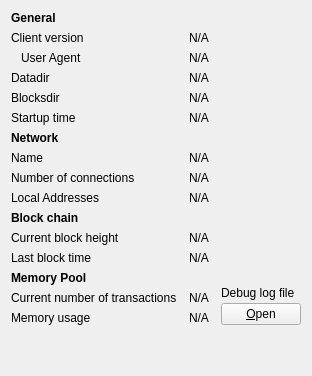
     <widget class="QWidget" name="tab_info">
      <attribute name="title">
       <string>&amp;Information</string>
      </attribute>
      <layout class="QGridLayout" name="gridLayout" columnstretch="0,1,0">
       <property name="horizontalSpacing">
        <number>12</number>
       </property>
       <item row="0" column="0">
        <widget class="QLabel" name="label_9">
         <property name="font">
          <font>
           <weight>75</weight>
           <bold>true</bold>
          </font>
         </property>
         <property name="text">
          <string>General</string>
         </property>
        </widget>
       </item>
       <item row="1" column="0">
        <widget class="QLabel" name="label_6">
         <property name="text">
          <string>Client version</string>
         </property>
        </widget>
       </item>
       <item row="1" column="1" colspan="2">
        <widget class="QLabel" name="clientVersion">
         <property name="cursor">
          <cursorShape>IBeamCursor</cursorShape>
         </property>
         <property name="text">
          <string>N/A</string>
         </property>
         <property name="textFormat">
          <enum>Qt::PlainText</enum>
         </property>
         <property name="textInteractionFlags">
          <set>Qt::LinksAccessibleByMouse|Qt::TextSelectableByKeyboard|Qt::TextSelectableByMouse</set>
         </property>
        </widget>
       </item>
       <item row="2" column="0">
        <widget class="QLabel" name="labelClientUserAgent">
         <property name="text">
          <string>User Agent</string>
         </property>
         <property name="indent">
          <number>10</number>
         </property>
        </widget>
       </item>
       <item row="2" column="1" colspan="2">
        <widget class="QLabel" name="clientUserAgent">
         <property name="cursor">
          <cursorShape>IBeamCursor</cursorShape>
         </property>
         <property name="text">
          <string>N/A</string>
         </property>
         <property name="textFormat">
          <enum>Qt::PlainText</enum>
         </property>
         <property name="textInteractionFlags">
          <set>Qt::LinksAccessibleByMouse|Qt::TextSelectableByKeyboard|Qt::TextSelectableByMouse</set>
         </property>
        </widget>
       </item>
       <item row="3" column="0">
        <widget class="QLabel" name="label_12">
         <property name="text">
          <string>Datadir</string>
         </property>
        </widget>
       </item>
       <item row="3" column="1" colspan="2">
        <widget class="QLabel" name="dataDir">
         <property name="cursor">
          <cursorShape>IBeamCursor</cursorShape>
         </property>
         <property name="toolTip">
          <string>To specify a non-default location of the data directory use the '%1' option.</string>
         </property>
         <property name="text">
          <string>N/A</string>
         </property>
         <property name="textFormat">
          <enum>Qt::PlainText</enum>
         </property>
         <property name="wordWrap">
          <bool>true</bool>
         </property>
         <property name="textInteractionFlags">
          <set>Qt::LinksAccessibleByMouse|Qt::TextSelectableByKeyboard|Qt::TextSelectableByMouse</set>
         </property>
        </widget>
       </item>
       <item row="4" column="0">
        <widget class="QLabel" name="label_11">
         <property name="text">
          <string>Blocksdir</string>
         </property>
        </widget>
       </item>
       <item row="4" column="1" colspan="2">
        <widget class="QLabel" name="blocksDir">
         <property name="cursor">
          <cursorShape>IBeamCursor</cursorShape>
         </property>
         <property name="toolTip">
          <string>To specify a non-default location of the blocks directory use the '%1' option.</string>
         </property>
         <property name="text">
          <string>N/A</string>
         </property>
         <property name="textFormat">
          <enum>Qt::PlainText</enum>
         </property>
         <property name="wordWrap">
          <bool>true</bool>
         </property>
         <property name="textInteractionFlags">
          <set>Qt::LinksAccessibleByMouse|Qt::TextSelectableByKeyboard|Qt::TextSelectableByMouse</set>
         </property>
        </widget>
       </item>
       <item row="5" column="0">
        <widget class="QLabel" name="label_13">
         <property name="text">
          <string>Startup time</string>
         </property>
        </widget>
       </item>
       <item row="5" column="1" colspan="2">
        <widget class="QLabel" name="startupTime">
         <property name="cursor">
          <cursorShape>IBeamCursor</cursorShape>
         </property>
         <property name="text">
          <string>N/A</string>
         </property>
         <property name="textFormat">
          <enum>Qt::PlainText</enum>
         </property>
         <property name="textInteractionFlags">
          <set>Qt::LinksAccessibleByMouse|Qt::TextSelectableByKeyboard|Qt::TextSelectableByMouse</set>
         </property>
        </widget>
       </item>
       <item row="6" column="0">
        <widget class="QLabel" name="labelNetwork">
         <property name="font">
          <font>
           <weight>75</weight>
           <bold>true</bold>
          </font>
         </property>
         <property name="text">
          <string>Network</string>
         </property>
        </widget>
       </item>
       <item row="7" column="0">
        <widget class="QLabel" name="label_8">
         <property name="text">
          <string>Name</string>
         </property>
        </widget>
       </item>
       <item row="7" column="1" colspan="2">
        <widget class="QLabel" name="networkName">
         <property name="cursor">
          <cursorShape>IBeamCursor</cursorShape>
         </property>
         <property name="text">
          <string>N/A</string>
         </property>
         <property name="textFormat">
          <enum>Qt::PlainText</enum>
         </property>
         <property name="textInteractionFlags">
          <set>Qt::LinksAccessibleByMouse|Qt::TextSelectableByKeyboard|Qt::TextSelectableByMouse</set>
         </property>
        </widget>
       </item>
       <item row="8" column="0">
        <widget class="QLabel" name="label_7">
         <property name="text">
          <string>Number of connections</string>
         </property>
        </widget>
       </item>
       <item row="8" column="1" colspan="2">
        <widget class="QLabel" name="numberOfConnections">
         <property name="cursor">
          <cursorShape>IBeamCursor</cursorShape>
         </property>
         <property name="text">
          <string>N/A</string>
         </property>
         <property name="textFormat">
          <enum>Qt::PlainText</enum>
         </property>
         <property name="textInteractionFlags">
          <set>Qt::LinksAccessibleByMouse|Qt::TextSelectableByKeyboard|Qt::TextSelectableByMouse</set>
         </property>
        </widget>
       </item>
       <item row="9" column="0">
        <widget class="QLabel" name="label_14">
         <property name="text">
          <string>Local Addresses</string>
         </property>
        </widget>
       </item>
       <item row="9" column="1" colspan="2">
        <widget class="QLabel" name="localAddresses">
         <property name="cursor">
          <cursorShape>IBeamCursor</cursorShape>
         </property>
         <property name="wordWrap">
              <bool>true</bool>
         </property>
         <property name="sizePolicy">
           <sizepolicy hsizetype="Preferred" vsizetype="Minimum">
            <horstretch>0</horstretch>
            <verstretch>0</verstretch>
           </sizepolicy>
         </property>
         <property name="text">
          <string notr="true">N/A</string>
         </property>
         <property name="textFormat">
          <enum>Qt::PlainText</enum>
         </property>
         <property name="textInteractionFlags">
          <set>Qt::LinksAccessibleByMouse|Qt::TextSelectableByKeyboard|Qt::TextSelectableByMouse</set>
         </property>
         <property name="toolTip">
          <string>Network addresses that your PQCH node is currently using to communicate with other nodes.</string>
         </property>
        </widget>
       </item>
       <item row="10" column="0">
        <widget class="QLabel" name="label_10">
         <property name="font">
          <font>
           <weight>75</weight>
           <bold>true</bold>
          </font>
         </property>
         <property name="text">
          <string>Block chain</string>
         </property>
        </widget>
       </item>
       <item row="11" column="0">
        <widget class="QLabel" name="label_3">
         <property name="text">
          <string>Current block height</string>
         </property>
        </widget>
       </item>
       <item row="11" column="1" colspan="2">
        <widget class="QLabel" name="numberOfBlocks">
         <property name="cursor">
          <cursorShape>IBeamCursor</cursorShape>
         </property>
         <property name="text">
          <string>N/A</string>
         </property>
         <property name="textFormat">
          <enum>Qt::PlainText</enum>
         </property>
         <property name="textInteractionFlags">
          <set>Qt::LinksAccessibleByMouse|Qt::TextSelectableByKeyboard|Qt::TextSelectableByMouse</set>
         </property>
        </widget>
       </item>
       <item row="12" column="0">
        <widget class="QLabel" name="labelLastBlockTime">
         <property name="text">
          <string>Last block time</string>
         </property>
        </widget>
       </item>
       <item row="12" column="1" colspan="2">
        <widget class="QLabel" name="lastBlockTime">
         <property name="cursor">
          <cursorShape>IBeamCursor</cursorShape>
         </property>
         <property name="text">
          <string>N/A</string>
         </property>
         <property name="textFormat">
          <enum>Qt::PlainText</enum>
         </property>
         <property name="textInteractionFlags">
          <set>Qt::LinksAccessibleByMouse|Qt::TextSelectableByKeyboard|Qt::TextSelectableByMouse</set>
         </property>
        </widget>
       </item>
       <item row="13" column="0">
        <widget class="QLabel" name="labelMempoolTitle">
         <property name="font">
          <font>
           <weight>75</weight>
           <bold>true</bold>
          </font>
         </property>
         <property name="text">
          <string>Memory Pool</string>
         </property>
        </widget>
       </item>
       <item row="14" column="0">
        <widget class="QLabel" name="labelNumberOfTransactions">
         <property name="text">
          <string>Current number of transactions</string>
         </property>
        </widget>
       </item>
       <item row="14" column="1">
        <widget class="QLabel" name="mempoolNumberTxs">
         <property name="cursor">
          <cursorShape>IBeamCursor</cursorShape>
         </property>
         <property name="text">
          <string>N/A</string>
         </property>
         <property name="textFormat">
          <enum>Qt::PlainText</enum>
         </property>
         <property name="textInteractionFlags">
          <set>Qt::LinksAccessibleByMouse|Qt::TextSelectableByKeyboard|Qt::TextSelectableByMouse</set>
         </property>
        </widget>
       </item>
       <item row="15" column="0">
        <widget class="QLabel" name="labelMemoryUsage">
         <property name="text">
          <string>Memory usage</string>
         </property>
        </widget>
       </item>
       <item row="15" column="1">
        <widget class="QLabel" name="mempoolSize">
         <property name="cursor">
          <cursorShape>IBeamCursor</cursorShape>
         </property>
         <property name="text">
          <string>N/A</string>
         </property>
         <property name="textFormat">
          <enum>Qt::PlainText</enum>
         </property>
         <property name="textInteractionFlags">
          <set>Qt::LinksAccessibleByMouse|Qt::TextSelectableByKeyboard|Qt::TextSelectableByMouse</set>
         </property>
        </widget>
       </item>
       <item row="13" column="2" rowspan="3">
        <layout class="QVBoxLayout" name="verticalLayoutDebugButton">
         <property name="spacing">
          <number>3</number>
         </property>
         <item>
          <spacer name="verticalSpacer_2">
           <property name="orientation">
            <enum>Qt::Vertical</enum>
           </property>
           <property name="sizeHint" stdset="0">
            <size>
             <width>10</width>
             <height>5</height>
            </size>
           </property>
          </spacer>
         </item>
         <item>
          <widget class="QLabel" name="labelDebugLogfile">
           <property name="text">
            <string>Debug log file</string>
           </property>
          </widget>
         </item>
         <item>
          <widget class="QPushButton" name="openDebugLogfileButton">
           <property name="toolTip">
            <string>Open the %1 debug log file from the current data directory. This can take a few seconds for large log files.</string>
           </property>
           <property name="text">
            <string>&amp;Open</string>
           </property>
           <property name="autoDefault">
            <bool>false</bool>
           </property>
          </widget>
         </item>
        </layout>
       </item>
       <item row="16" column="0">
        <spacer name="verticalSpacer">
         <property name="orientation">
          <enum>Qt::Vertical</enum>
         </property>
         <property name="sizeHint" stdset="0">
          <size>
           <width>20</width>
           <height>40</height>
          </size>
         </property>
        </spacer>
       </item>
      </layout>
     </widget>
